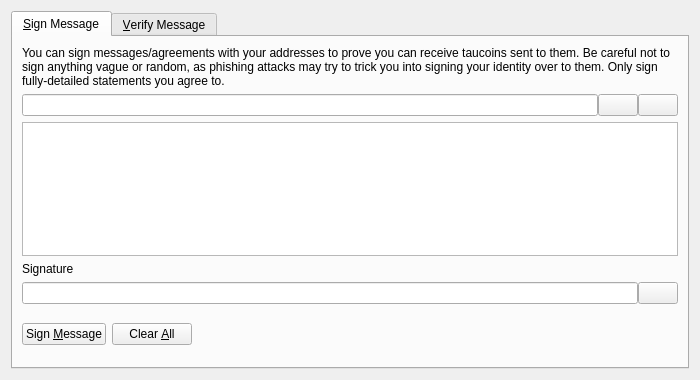
<?xml version="1.0" encoding="UTF-8"?>
<ui version="4.0">
 <class>SignVerifyMessageDialog</class>
 <widget class="QDialog" name="SignVerifyMessageDialog">
  <property name="geometry">
   <rect>
    <x>0</x>
    <y>0</y>
    <width>700</width>
    <height>380</height>
   </rect>
  </property>
  <property name="windowTitle">
   <string>Signatures - Sign / Verify a Message</string>
  </property>
  <property name="modal">
   <bool>true</bool>
  </property>
  <layout class="QVBoxLayout" name="verticalLayout">
   <item>
    <widget class="QTabWidget" name="tabWidget">
     <property name="currentIndex">
      <number>0</number>
     </property>
     <widget class="QWidget" name="tabSignMessage">
      <attribute name="title">
       <string>&amp;Sign Message</string>
      </attribute>
      <layout class="QVBoxLayout" name="verticalLayout_SM">
       <item>
        <widget class="QLabel" name="infoLabel_SM">
         <property name="text">
          <string>You can sign messages/agreements with your addresses to prove you can receive taucoins sent to them. Be careful not to sign anything vague or random, as phishing attacks may try to trick you into signing your identity over to them. Only sign fully-detailed statements you agree to.</string>
         </property>
         <property name="textFormat">
          <enum>Qt::PlainText</enum>
         </property>
         <property name="wordWrap">
          <bool>true</bool>
         </property>
        </widget>
       </item>
       <item>
        <layout class="QHBoxLayout" name="horizontalLayout_1_SM">
         <property name="spacing">
          <number>0</number>
         </property>
         <item>
          <widget class="QValidatedLineEdit" name="addressIn_SM">
           <property name="toolTip">
            <string>The Taucoin address to sign the message with</string>
           </property>
          </widget>
         </item>
         <item>
          <widget class="QPushButton" name="addressBookButton_SM">
           <property name="toolTip">
            <string>Choose previously used address</string>
           </property>
           <property name="text">
            <string/>
           </property>
           <property name="icon">
            <iconset resource="../bitcoin.qrc">
             <normaloff>:/icons/address-book</normaloff>:/icons/address-book</iconset>
           </property>
           <property name="shortcut">
            <string>Alt+A</string>
           </property>
           <property name="autoDefault">
            <bool>false</bool>
           </property>
          </widget>
         </item>
         <item>
          <widget class="QPushButton" name="pasteButton_SM">
           <property name="toolTip">
            <string>Paste address from clipboard</string>
           </property>
           <property name="text">
            <string/>
           </property>
           <property name="icon">
            <iconset resource="../bitcoin.qrc">
             <normaloff>:/icons/editpaste</normaloff>:/icons/editpaste</iconset>
           </property>
           <property name="shortcut">
            <string>Alt+P</string>
           </property>
           <property name="autoDefault">
            <bool>false</bool>
           </property>
          </widget>
         </item>
        </layout>
       </item>
       <item>
        <widget class="QPlainTextEdit" name="messageIn_SM">
         <property name="toolTip">
          <string>Enter the message you want to sign here</string>
         </property>
        </widget>
       </item>
       <item>
        <widget class="QLabel" name="signatureLabel_SM">
         <property name="text">
          <string>Signature</string>
         </property>
         <property name="textFormat">
          <enum>Qt::PlainText</enum>
         </property>
        </widget>
       </item>
       <item>
        <layout class="QHBoxLayout" name="horizontalLayout_2_SM">
         <property name="spacing">
          <number>0</number>
         </property>
         <item>
          <widget class="QLineEdit" name="signatureOut_SM">
           <property name="font">
            <font>
             <italic>true</italic>
            </font>
           </property>
           <property name="readOnly">
            <bool>true</bool>
           </property>
          </widget>
         </item>
         <item>
          <widget class="QPushButton" name="copySignatureButton_SM">
           <property name="toolTip">
            <string>Copy the current signature to the system clipboard</string>
           </property>
           <property name="text">
            <string/>
           </property>
           <property name="icon">
            <iconset resource="../bitcoin.qrc">
             <normaloff>:/icons/editcopy</normaloff>:/icons/editcopy</iconset>
           </property>
           <property name="autoDefault">
            <bool>false</bool>
           </property>
          </widget>
         </item>
        </layout>
       </item>
       <item>
        <layout class="QHBoxLayout" name="horizontalLayout_3_SM">
         <item>
          <widget class="QPushButton" name="signMessageButton_SM">
           <property name="toolTip">
            <string>Sign the message to prove you own this Taucoin address</string>
           </property>
           <property name="text">
            <string>Sign &amp;Message</string>
           </property>
           <property name="icon">
            <iconset resource="../bitcoin.qrc">
             <normaloff>:/icons/edit</normaloff>:/icons/edit</iconset>
           </property>
           <property name="autoDefault">
            <bool>false</bool>
           </property>
          </widget>
         </item>
         <item>
          <widget class="QPushButton" name="clearButton_SM">
           <property name="toolTip">
            <string>Reset all sign message fields</string>
           </property>
           <property name="text">
            <string>Clear &amp;All</string>
           </property>
           <property name="icon">
            <iconset resource="../bitcoin.qrc">
             <normaloff>:/icons/remove</normaloff>:/icons/remove</iconset>
           </property>
           <property name="autoDefault">
            <bool>false</bool>
           </property>
          </widget>
         </item>
         <item>
          <spacer name="horizontalSpacer_1_SM">
           <property name="orientation">
            <enum>Qt::Horizontal</enum>
           </property>
           <property name="sizeHint" stdset="0">
            <size>
             <width>40</width>
             <height>48</height>
            </size>
           </property>
          </spacer>
         </item>
         <item>
          <widget class="QLabel" name="statusLabel_SM">
           <property name="font">
            <font>
             <weight>75</weight>
             <bold>true</bold>
            </font>
           </property>
           <property name="text">
            <string/>
           </property>
           <property name="wordWrap">
            <bool>true</bool>
           </property>
          </widget>
         </item>
         <item>
          <spacer name="horizontalSpacer_2_SM">
           <property name="orientation">
            <enum>Qt::Horizontal</enum>
           </property>
           <property name="sizeHint" stdset="0">
            <size>
             <width>40</width>
             <height>48</height>
            </size>
           </property>
          </spacer>
         </item>
        </layout>
       </item>
      </layout>
     </widget>
     <widget class="QWidget" name="tabVerifyMessage">
      <attribute name="title">
       <string>&amp;Verify Message</string>
      </attribute>
      <layout class="QVBoxLayout" name="verticalLayout_VM">
       <item>
        <widget class="QLabel" name="infoLabel_VM">
         <property name="text">
          <string>Enter the receiver's address, message (ensure you copy line breaks, spaces, tabs, etc. exactly) and signature below to verify the message. Be careful not to read more into the signature than what is in the signed message itself, to avoid being tricked by a man-in-the-middle attack. Note that this only proves the signing party receives with the address, it cannot prove sendership of any transaction!</string>
         </property>
         <property name="textFormat">
          <enum>Qt::PlainText</enum>
         </property>
         <property name="alignment">
          <set>Qt::AlignLeading|Qt::AlignLeft|Qt::AlignTop</set>
         </property>
         <property name="wordWrap">
          <bool>true</bool>
         </property>
        </widget>
       </item>
       <item>
        <layout class="QHBoxLayout" name="horizontalLayout_1_VM">
         <property name="spacing">
          <number>0</number>
         </property>
         <item>
          <widget class="QValidatedLineEdit" name="addressIn_VM">
           <property name="toolTip">
            <string>The Taucoin address the message was signed with</string>
           </property>
          </widget>
         </item>
         <item>
          <widget class="QPushButton" name="addressBookButton_VM">
           <property name="toolTip">
            <string>Choose previously used address</string>
           </property>
           <property name="text">
            <string/>
           </property>
           <property name="icon">
            <iconset resource="../bitcoin.qrc">
             <normaloff>:/icons/address-book</normaloff>:/icons/address-book</iconset>
           </property>
           <property name="shortcut">
            <string>Alt+A</string>
           </property>
           <property name="autoDefault">
            <bool>false</bool>
           </property>
          </widget>
         </item>
        </layout>
       </item>
       <item>
        <widget class="QPlainTextEdit" name="messageIn_VM"/>
       </item>
       <item>
        <widget class="QValidatedLineEdit" name="signatureIn_VM"/>
       </item>
       <item>
        <layout class="QHBoxLayout" name="horizontalLayout_2_VM">
         <item>
          <widget class="QPushButton" name="verifyMessageButton_VM">
           <property name="toolTip">
            <string>Verify the message to ensure it was signed with the specified Taucoin address</string>
           </property>
           <property name="text">
            <string>Verify &amp;Message</string>
           </property>
           <property name="icon">
            <iconset resource="../bitcoin.qrc">
             <normaloff>:/icons/transaction_0</normaloff>:/icons/transaction_0</iconset>
           </property>
           <property name="autoDefault">
            <bool>false</bool>
           </property>
          </widget>
         </item>
         <item>
          <widget class="QPushButton" name="clearButton_VM">
           <property name="toolTip">
            <string>Reset all verify message fields</string>
           </property>
           <property name="text">
            <string>Clear &amp;All</string>
           </property>
           <property name="icon">
            <iconset resource="../bitcoin.qrc">
             <normaloff>:/icons/remove</normaloff>:/icons/remove</iconset>
           </property>
           <property name="autoDefault">
            <bool>false</bool>
           </property>
          </widget>
         </item>
         <item>
          <spacer name="horizontalSpacer_1_VM">
           <property name="orientation">
            <enum>Qt::Horizontal</enum>
           </property>
           <property name="sizeHint" stdset="0">
            <size>
             <width>40</width>
             <height>48</height>
            </size>
           </property>
          </spacer>
         </item>
         <item>
          <widget class="QLabel" name="statusLabel_VM">
           <property name="font">
            <font>
             <weight>75</weight>
             <bold>true</bold>
            </font>
           </property>
           <property name="text">
            <string/>
           </property>
           <property name="wordWrap">
            <bool>true</bool>
           </property>
          </widget>
         </item>
         <item>
          <spacer name="horizontalSpacer_2_VM">
           <property name="orientation">
            <enum>Qt::Horizontal</enum>
           </property>
           <property name="sizeHint" stdset="0">
            <size>
             <width>40</width>
             <height>48</height>
            </size>
           </property>
          </spacer>
         </item>
        </layout>
       </item>
      </layout>
     </widget>
    </widget>
   </item>
  </layout>
 </widget>
 <customwidgets>
  <customwidget>
   <class>QValidatedLineEdit</class>
   <extends>QLineEdit</extends>
   <header>qvalidatedlineedit.h</header>
  </customwidget>
 </customwidgets>
 <resources>
  <include location="../bitcoin.qrc"/>
 </resources>
 <connections/>
</ui>
